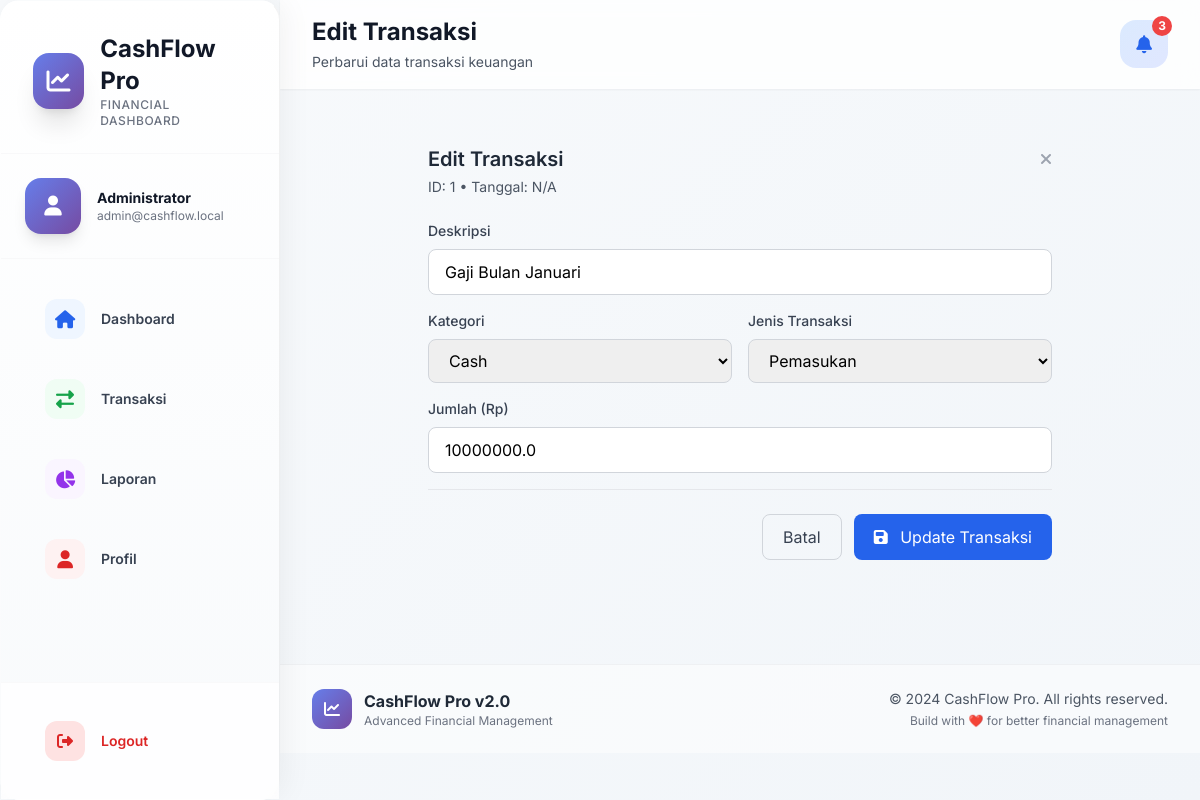
/edit_transaction/1 (signed in), run on the app's committed database.
### tables this page shows
CREATE TABLE users (
        id INTEGER PRIMARY KEY AUTOINCREMENT,
        username TEXT UNIQUE NOT NULL,
        email TEXT,
        password TEXT NOT NULL,
        full_name TEXT,
        created_at TIMESTAMP DEFAULT CURRENT_TIMESTAMP
    );

CREATE TABLE transactions (
        id INTEGER PRIMARY KEY AUTOINCREMENT,
        user_id INTEGER NOT NULL,
        description TEXT NOT NULL,
        category TEXT NOT NULL,
        transaction_type TEXT NOT NULL,
        amount REAL NOT NULL,
        transaction_date TIMESTAMP DEFAULT CURRENT_TIMESTAMP,
        FOREIGN KEY (user_id) REFERENCES users (id)
    );

### app.py (the view)
@app.route('/edit_transaction/<int:id>')
@login_required
def edit_transaction(id):
    conn = get_db_connection()
    c = conn.cursor()
    c.execute('SELECT * FROM transactions WHERE id = ? AND user_id = ?', (id, current_user.id))
    transaction = c.fetchone()
    if not transaction:
        flash('Transaksi tidak ditemukan!', 'danger')
        return redirect(url_for('transactions'))
    transaction_dict = {
        'id': transaction['id'],
        'description': transaction['description'],
        'category': transaction['category'],
        'transaction_type': transaction['transaction_type'],
        'amount': transaction['amount']
    }
    conn.close()
    return render_template('edit.html', data=transaction_dict, format_rupiah=format_rupiah)

### app.py (called while the page is built)
@login_manager.user_loader
def load_user(user_id):
    conn = sqlite3.connect('cashflow.db')
    c = conn.cursor()
    c.execute('SELECT id, username, email, full_name FROM users WHERE id = ?', (user_id,))
    user = c.fetchone()
    conn.close()
    if user:
        return User(user[0], user[1], user[2], user[3])
    return None

def get_db_connection():
    conn = sqlite3.connect('cashflow.db')
    conn.row_factory = sqlite3.Row
    return conn

### templates/edit.html (shortened to what this page needs)
{% extends 'base.html' %}
{% block page_title %}Edit Transaksi{% endblock %}
{% block page_subtitle %}Perbarui data transaksi keuangan{% endblock %}
{% block content %}
<div class="max-w-2xl mx-auto">
    <div class="card">
        <div class="p-6">
            <div class="mb-6">
                <div class="flex justify-between items-center">
                    <h3 class="text-xl font-semibold text-gray-800">Edit Transaksi</h3>
                    <a href="{{ url_for('transactions') }}" class="text-gray-400 hover:text-gray-600">
                        <i class="fas fa-times"></i>
                    </a>
                </div>
                <p class="text-sm text-gray-600 mt-1">
                    ID: {{ data.id }} •
                    Tanggal: {{ data.transaction_date.strftime('%d/%m/%Y %H:%M') if data.transaction_date else 'N/A' }}
                </p>
            </div>
            <form method="POST" action="{{ url_for('edit_transaction', id=data.id) }}" class="space-y-4">
                <div>
                    <label class="block text-sm font-medium text-gray-700 mb-2">Deskripsi</label>
                    <input type="text" name="description" value="{{ data.description }}"
                           class="w-full border border-gray-300 rounded-lg px-4 py-2.5 focus:ring-2 focus:ring-blue-500 focus:border-transparent"
                           required>
                </div>
                <div class="grid grid-cols-1 md:grid-cols-2 gap-4">
                    <div>
                        <label class="block text-sm font-medium text-gray-700 mb-2">Kategori</label>
                        <select name="category" class="w-full border border-gray-300 rounded-lg px-4 py-2.5">
                            <option value="cash" {% if data.category == 'cash' %}selected{% endif %}>Cash</option>
                        </select>
                    </div>
                    <div>
                        <label class="block text-sm font-medium text-gray-700 mb-2">Jenis Transaksi</label>
                        <select name="transaction" class="w-full border border-gray-300 rounded-lg px-4 py-2.5">
                            <option value="income" {% if data.transaction_type == 'income' %}selected{% endif %}>Pemasukan</option>
                        </select>
                    </div>
                </div>
                <div>
                    <label class="block text-sm font-medium text-gray-700 mb-2">Jumlah (Rp)</label>
                    <input type="number" step="0.01" name="amount" value="{{ data.amount }}" min="0"
                           class="w-full border border-gray-300 rounded-lg px-4 py-2.5 focus:ring-2 focus:ring-blue-500 focus:border-transparent"
                           required>
                </div>
                <div class="flex justify-end gap-3 pt-6 border-t">
                    <a href="{{ url_for('transactions') }}" class="px-5 py-2.5 border border-gray-300 text-gray-700 rounded-lg hover:bg-gray-50">
                        Batal
                    </a>
                    <button type="submit" class="px-5 py-2.5 bg-blue-600 text-white rounded-lg hover:bg-blue-700">
                        <i class="fas fa-save mr-2"></i> Update Transaksi
                    </button>
                </div>
            </form>
        </div>
    </div>
</div>
{% endblock %}

### templates/base.html (shortened to what this page needs)
<!DOCTYPE html>
<html lang="id">
<head>
    <script src="https://cdn.tailwindcss.com"></script>
    <link rel="stylesheet" href="https://cdnjs.cloudflare.com/ajax/libs/font-awesome/6.4.0/css/all.min.css">
</head>
<body class="font-inter bg-gray-50">
    {% if current_user.is_authenticated %}
    <aside id="sidebar" class="sidebar glass-card">
        <div class="p-8 pb-6 border-b border-gray-100/50">
            <div class="flex items-center space-x-4">
                <div class="w-14 h-14 gradient-primary rounded-2xl flex items-center justify-center shadow-xl animate-float">
                    <i class="fas fa-chart-line text-white text-2xl"></i>
                </div>
                <div>
                    <h1 class="text-2xl font-bold text-gray-900">CashFlow Pro</h1>
                    <p class="text-xs text-gray-500 font-medium tracking-wider">FINANCIAL DASHBOARD</p>
                </div>
            </div>
        </div>
        <div class="p-6 border-b border-gray-100/50">
            <div class="flex items-center space-x-4">
                <div class="w-14 h-14 gradient-primary rounded-2xl flex items-center justify-center shadow-lg">
                    <i class="fas fa-user text-white text-xl"></i>
                </div>
                <div class="flex-1 min-w-0">
                    <p class="text-sm font-bold text-gray-900 truncate">{{ current_user.full_name or current_user.username }}</p>
                    <p class="text-xs text-gray-500 truncate">{{ current_user.email or 'No email' }}</p>
                </div>
            </div>
        </div>
        <nav class="p-6">
            <div class="space-y-2">
                <a href="{{ url_for('dashboard') }}"
                   class="nav-item flex items-center space-x-4 px-5 py-4 rounded-2xl text-gray-700 hover:text-blue-600 {% if request.endpoint == 'dashboard' %}active{% endif %}">
                    <div class="w-10 h-10 rounded-xl flex items-center justify-center {% if request.endpoint == 'dashboard' %}bg-white/20{% else %}bg-blue-50 text-blue-600{% endif %}">
                        <i class="fas fa-home text-lg"></i>
                    </div>
                    <span class="text-sm font-semibold">Dashboard</span>
                </a>
                <a href="{{ url_for('transactions') }}"
                   class="nav-item flex items-center space-x-4 px-5 py-4 rounded-2xl text-gray-700 hover:text-blue-600 {% if request.endpoint == 'transactions' %}active{% endif %}">
                    <div class="w-10 h-10 rounded-xl flex items-center justify-center {% if request.endpoint == 'transactions' %}bg-white/20{% else %}bg-green-50 text-green-600{% endif %}">
                        <i class="fas fa-exchange-alt text-lg"></i>
                    </div>
                    <span class="text-sm font-semibold">Transaksi</span>
                </a>
                <a href="{{ url_for('reports') }}"
                   class="nav-item flex items-center space-x-4 px-5 py-4 rounded-2xl text-gray-700 hover:text-blue-600 {% if request.endpoint == 'reports' %}active{% endif %}">
                    <div class="w-10 h-10 rounded-xl flex items-center justify-center {% if request.endpoint == 'reports' %}bg-white/20{% else %}bg-purple-50 text-purple-600{% endif %}">
                        <i class="fas fa-chart-pie text-lg"></i>
                    </div>
                    <span class="text-sm font-semibold">Laporan</span>
                </a>
                <a href="{{ url_for('profile') }}"
                   class="nav-item flex items-center space-x-4 px-5 py-4 rounded-2xl text-gray-700 hover:text-blue-600 {% if request.endpoint == 'profile' %}active{% endif %}">
                    <div class="w-10 h-10 rounded-xl flex items-center justify-center {% if request.endpoint == 'profile' %}bg-white/20{% else %}bg-red-50 text-red-600{% endif %}">
                        <i class="fas fa-user text-lg"></i>
                    </div>
                    <span class="text-sm font-semibold">Profil</span>
                </a>
            </div>
        </nav>
        <div class="absolute bottom-0 left-0 right-0 p-6 border-t border-gray-100/50 bg-white/80 backdrop-blur-sm">
            <a href="{{ url_for('logout') }}"
               class="nav-item flex items-center space-x-4 px-5 py-3.5 rounded-2xl text-red-600 hover:bg-red-50 hover:shadow-sm">
                <div class="w-10 h-10 rounded-xl bg-red-100 flex items-center justify-center">
                    <i class="fas fa-sign-out-alt"></i>
                </div>
                <span class="text-sm font-semibold">Logout</span>
            </a>
        </div>
    </aside>
    {% endif %}
    <main class="main-content min-h-screen">
        {% if current_user.is_authenticated %}
        <header class="sticky top-0 z-40 glass-nav shadow-sm">
            <div class="px-8 py-4">
                <div class="flex justify-between items-center">
                    <div>
                        <h2 class="text-2xl font-bold text-gray-900 animate-fade-in">
                            {% block page_title %}{% endblock %}
                        </h2>
                        <p class="text-sm text-gray-600 mt-1">
                            {% block page_subtitle %}{% endblock %}
                        </p>
                    </div>
                    <div class="flex items-center space-x-4">
                        <div class="relative">
                            <div class="w-12 h-12 rounded-2xl bg-gradient-to-br from-blue-100 to-indigo-100 flex items-center justify-center cursor-pointer hover:shadow-lg transition-all duration-300">
                                <i class="fas fa-bell text-blue-600 text-lg"></i>
                                <span class="absolute -top-1 -right-1 w-5 h-5 bg-red-500 rounded-full flex items-center justify-center text-xs text-white font-bold">3</span>
                            </div>
                        </div>
                    </div>
                </div>
            </div>
        </header>
        {% endif %}
        <div class="p-6 md:p-8">
            {% block content %}{% endblock %}
        </div>
        {% if current_user.is_authenticated %}
        <footer class="mt-12 px-8 py-6 border-t border-gray-200/50 bg-white/50">
            <div class="max-w-7xl mx-auto">
                <div class="flex flex-col md:flex-row justify-between items-center">
                    <div class="flex items-center space-x-3 mb-4 md:mb-0">
                        <div class="w-10 h-10 gradient-primary rounded-xl flex items-center justify-center">
                            <i class="fas fa-chart-line text-white"></i>
                        </div>
                        <div>
                            <p class="font-bold text-gray-800">CashFlow Pro v2.0</p>
                            <p class="text-xs text-gray-500">Advanced Financial Management</p>
                        </div>
                    </div>
                    <div class="text-center md:text-right">
                        <p class="text-sm text-gray-600">© 2024 CashFlow Pro. All rights reserved.</p>
                        <p class="text-xs text-gray-500 mt-1">Build with ❤️ for better financial management</p>
                    </div>
                </div>
            </div>
        </footer>
        {% endif %}
    </main>
</body>
</html>

### templates/base.html (style rules this page uses)
* { font-family: 'Inter', sans-serif; }
body { background: linear-gradient(135deg, #f8fafc 0%, #f1f5f9 100%); }
.glass-card { background: rgba(255, 255, 255, 0.95); backdrop-filter: blur(10px); border: 1px solid rgba(255, 255, 255, 0.2); box-shadow: 0 8px 32px rgba(0, 0, 0, 0.08); border-radius: 20px; }
.glass-nav { background: rgba(255, 255, 255, 0.8); backdrop-filter: blur(10px); border-bottom: 1px solid rgba(255, 255, 255, 0.3); }
.gradient-primary { background: linear-gradient(135deg, #667eea 0%, #764ba2 100%); }
.sidebar { width: 280px; height: 100vh; position: fixed; left: 0; top: 0; z-index: 50; transform: translateX(-100%); transition: transform 0.4s cubic-bezier(0.4, 0, 0.2, 1); background: linear-gradient(180deg, #ffffff 0%, #f8fafc 100%); box-shadow: 5px 0 30px rgba(0, 0, 0, 0.05); border-right: 1px solid rgba(0, 0, 0, 0.05); }
.main-content { margin-left: 0; transition: margin-left 0.4s cubic-bezier(0.4, 0, 0.2, 1); min-height: 100vh; }
@media (min-width: 1024px) { .sidebar { transform: translateX(0); } }
@media (min-width: 1024px) { .main-content { margin-left: 280px; } }
.nav-item { transition: all 0.2s ease; border-radius: 12px; }
.animate-float { animation: float 3s ease-in-out infinite; }

### data on the page
users: full_name "Administrator", email "admin@cashflow.local"
transactions: id "1", description "Gaji Bulan Januari", category "Cash", transaction "Pemasukan", amount "10000000.0"
